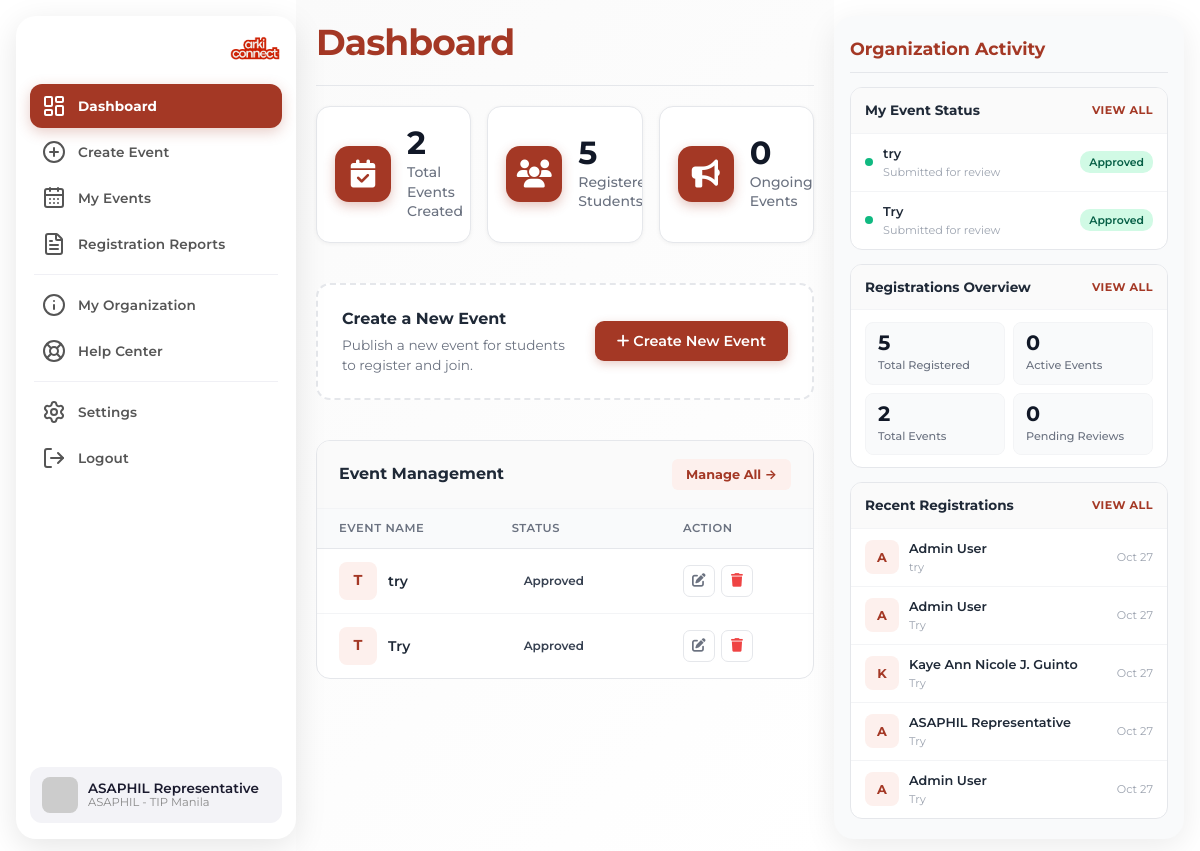
The app's page /PHP/OrgRep_db.php (signed in) with its own data.
### tables this page shows
CREATE TABLE `events` (
  `id` int(11) NOT NULL,
  `title` varchar(255) NOT NULL,
  `description` text DEFAULT NULL,
  `event_date` date NOT NULL,
  `event_time` time DEFAULT NULL,
  `start_time` time DEFAULT NULL,
  `end_time` time DEFAULT NULL,
  `location` varchar(255) DEFAULT NULL,
  `image_path` varchar(500) DEFAULT NULL,
  `pdf_path` varchar(255) DEFAULT NULL,
  `registrants` int(11) DEFAULT 0,
  `organizer` varchar(255) DEFAULT NULL,
  `status` enum('pending','approved','upcoming','ongoing','completed','cancelled','rejected') DEFAULT 'pending',
  `created_by` int(11) DEFAULT NULL,
  `created_at` timestamp NOT NULL DEFAULT current_timestamp(),
  `updated_at` timestamp NOT NULL DEFAULT current_timestamp() ON UPDATE current_timestamp(),
  `approved_by` int(11) DEFAULT NULL,
  `approved_at` timestamp NULL DEFAULT NULL,
  `rejection_reason` text DEFAULT NULL
);

CREATE TABLE `event_registrations` (
  `id` int(11) NOT NULL,
  `event_id` int(11) NOT NULL,
  `user_id` int(11) NOT NULL,
  `registration_date` timestamp NOT NULL DEFAULT current_timestamp(),
  `status` enum('confirmed','cancelled','attended') DEFAULT 'confirmed',
  `notes` text DEFAULT NULL
);

CREATE TABLE `users` (
  `id` int(11) NOT NULL,
  `fullname` varchar(255) NOT NULL,
  `studentnum` varchar(50) DEFAULT NULL,
  `email` varchar(255) NOT NULL,
  `password` varchar(255) DEFAULT NULL COMMENT 'NULL for Google OAuth users',
  `google_id` varchar(255) DEFAULT NULL COMMENT 'Google OAuth ID',
  `profile_picture` varchar(500) DEFAULT NULL COMMENT 'URL to profile picture',
  `status` enum('active','inactive','suspended') DEFAULT 'active',
  `email_verified` tinyint(1) DEFAULT 0,
  `created_at` timestamp NOT NULL DEFAULT current_timestamp(),
  `updated_at` timestamp NOT NULL DEFAULT current_timestamp() ON UPDATE current_timestamp(),
  `last_login` timestamp NULL DEFAULT NULL,
  `role` enum('admin','org_rep','student') NOT NULL DEFAULT 'student'
);

### PHP/OrgRep_db.php (the view, shortened to what this page needs)
<?php
$conn = new mysqli('localhost', 'root', '', 'user_db');
$created_by = $_SESSION['user_id'] ?? 0;
$user_name = $_SESSION['user_name'] ??'ASAPHIL Representative';
$user_org  = $_SESSION['user_org']  ?? 'ASAPHIL - TIP Manila';
$stmt = $conn->prepare("SELECT COUNT(*) as count FROM events WHERE created_by = ?");
$stmt->bind_param("i", $created_by);
$stmt->execute();
$total_events = $stmt->get_result()->fetch_assoc()['count'];
if ($conn->query("SHOW TABLES LIKE 'event_registrations'")->num_rows > 0) {
    $stmt = $conn->prepare("
        SELECT COUNT(*) as count
        FROM event_registrations er
        INNER JOIN events e ON er.event_id = e.id
        WHERE e.created_by = ?
    ");
    $stmt->bind_param("i", $created_by);
    $stmt->execute();
    $total_registrants = $stmt->get_result()->fetch_assoc()['count'];
} else {
    $total_registrants = 0;
}
$stmt = $conn->prepare("SELECT COUNT(*) as count FROM events WHERE created_by = ? AND status = 'ongoing'");
$stmt->bind_param("i", $created_by);
$stmt->execute();
$ongoing_events = $stmt->get_result()->fetch_assoc()['count'];
$stmt = $conn->prepare("
    SELECT id, title, event_date, event_time, status, image_path
    FROM events
    WHERE created_by = ?
    ORDER BY created_at DESC
    LIMIT 5
");
$stmt->bind_param("i", $created_by);
$stmt->execute();
$result = $stmt->get_result();
$recent_events = [];
while ($row = $result->fetch_assoc()) {
    $recent_events[] = $row;
}
?>
<!DOCTYPE html>
<html lang="en">
<head>
    <link rel="stylesheet" href="https://cdnjs.cloudflare.com/ajax/libs/font-awesome/6.5.2/css/all.min.css">
    <link rel="stylesheet" href="../CSS/OrgRep_db.css">
</head>
<body>
<div class="dashboard-container" id="dashboard-container">
    <aside class="sidebar" id="left-sidebar">
        <div class="sidebar-top-icons">
            <div class="header-container">
                <div class="logo">
                    <a href="index.php">
                        <img src="../Images/newlogo.png" alt="Arki Connect Logo">
                    </a>
                </div>
            </div>
        </div>
        <div class="nav-section">
            <a href="OrgRep_db.php" class="nav-link active" title="Org Dashboard">
                <i data-lucide="layout-dashboard"></i>
                <span class="link-text">Dashboard</span>
            </a>
            <a href="create_event.php" class="nav-link" title="Create New Event">
                <i data-lucide="plus-circle"></i>
                <span class="link-text">Create Event</span>
            </a>
            <a href="my_events.php" class="nav-link" title="My Events List & Calendar">
                <i data-lucide="calendar-days"></i>
                <span class="link-text">My Events</span>
            </a>
            <a href="registration_reports.php" class="nav-link" title="Registration Reports & Export">
                <i data-lucide="file-text"></i>
                <span class="link-text">Registration Reports</span>
            </a>
            <hr class="separator">
            <a href="my_organization.php" class="nav-link" title="About My Organization">
                <i data-lucide="info"></i>
                <span class="link-text">My Organization</span>
            </a>
            <a href="helpcenter_org.php" class="nav-link" title="Help Center (FAQ)">
                <i data-lucide="life-buoy"></i>
                <span class="link-text">Help Center</span>
            </a>
            <hr class="separator">
            <a href="settings_org.php" class="nav-link" title="Settings">
                <i data-lucide="settings"></i>
                <span class="link-text">Settings</span>
            </a>
            <a href="login.php?logout=true" class="nav-link logout-link" title="Sign out">
                <i data-lucide="log-out"></i>
                <span class="link-text">Logout</span>
            </a>
        </div>
        <div class="user-profile">
            <img src="https://placehold.co/40x40/A43825/white?text=<?= substr($user_name, 0, 1) ?>" alt="Avatar" loading="lazy">
            <div class="user-info">
                <div class="name"><?= htmlspecialchars($user_name) ?></div>
                <div class="role"><?= htmlspecialchars($user_org) ?></div>
            </div>
        </div>
    </aside>
    <main class="content-area" id="content-area">
        <header class="content-header">
            <h2>Dashboard</h2>
        </header>
        <section class="main-content-layout">
            <div class="stats-row">
                <div class="stat-card">
    <div class="stat-card-top">
        <div class="stat-icon-wrapper">
            <i class="fas fa-calendar-check"></i>
        </div>
    </div>
    <div class="stat-content">
        <div class="stat-value"><?= $total_events ?></div>
        <div class="stat-label">Total Events Created</div>
    </div>
</div>
<div class="stat-card">
    <div class="stat-card-top">
        <div class="stat-icon-wrapper">
            <i class="fas fa-users"></i>
        </div>
    </div>
    <div class="stat-content">
        <div class="stat-value"><?= $total_registrants ?></div>
        <div class="stat-label">Registered Students</div>
    </div>
</div>
<div class="stat-card">
    <div class="stat-card-top">
        <div class="stat-icon-wrapper">
            <i class="fas fa-bullhorn"></i>
        </div>
    </div>
    <div class="stat-content">
        <div class="stat-value"><?= $ongoing_events ?></div>
        <div class="stat-label">Ongoing Events</div>
    </div>
</div>
            </div>
            <a href="create_event.php" class="create-banner">
                <div class="create-banner-left">
                    <div class="create-banner-info">
                        <h3>Create a New Event</h3>
                        <p>Publish a new event for students to register and join.</p>
                    </div>
                </div>
                <button class="create-banner-btn" type="button"
                        onclick="event.preventDefault(); window.location.href='create_event.php'">
                    <i class="fas fa-plus"></i> Create New Event
                </button>
            </a>
            <div class="table-card">
                <div class="table-card-head">
                    <h2>Event Management</h2>
                    <a href="event_management.php" class="table-manage-link">Manage All →</a>
                </div>
                <?php if (count($recent_events) > 0): ?>
                <table class="evt-table">
                    <thead>
                        <tr>
                            <th>Event Name</th>
                            <th>Status</th>
                            <th>Action</th>
                        </tr>
                    </thead>
                    <tbody>
                        <?php foreach ($recent_events as $ev): ?>
                        <tr>
                            <td>
                                <div class="evt-name-cell">
                                    <?php if (!empty($ev['image_path']) && file_exists($ev['image_path'])): ?>
                                        <img src="<?= htmlspecialchars($ev['image_path']) ?>"
                                             alt="<?= htmlspecialchars($ev['title']) ?>"
                                             class="evt-thumb">
                                    <?php else: ?>
                                        <div class="evt-thumb-placeholder">
                                            <?= strtoupper(substr($ev['title'], 0, 1)) ?>
                                        </div>
                                    <?php endif; ?>
                                    <span class="evt-name-text"><?= htmlspecialchars($ev['title']) ?></span>
                                </div>
                            </td>
                            <td>
                                <span class="s-badge <?= strtolower(str_replace(' ', '-', $ev['status'])) ?>">
                                    <?= ucfirst($ev['status']) ?>
                                </span>
                            </td>
                            <td>
                                <div class="tbl-act-row">
                                    <a href="create_event.php?editId=<?= $ev['id'] ?>"
                                       class="tbl-act-btn" title="Edit">
                                        <i class="fas fa-edit"></i>
                                    </a>
                                    <a href="delete_event.php?id=<?= $ev['id'] ?>"
                                       class="tbl-act-btn btn-del" title="Delete"
                                       onclick="return confirm('Are you sure you want to delete this event?')">
                                        <i class="fas fa-trash"></i>
                                    </a>
                                </div>
                            </td>
                        </tr>
                        <?php endforeach; ?>
                    </tbody>
                </table>
                <?php endif; ?>
            </div>
        </section>
    </main>
<aside class="right-sidebar" id="right-sidebar">
    <div class="rs-page-title">Organization Activity</div>
    <div class="rs-card">
        <div class="rs-card-head">
            <span>My Event Status</span>
            <a href="my_events.php" class="rs-view-link">View all</a>
        </div>
        <div id="approvals-container">
            <?php
            $stmt = $conn->prepare("
                SELECT title, status
                FROM events
                WHERE created_by = ?
                ORDER BY created_at DESC
                LIMIT 5
            ");
            $stmt->bind_param("i", $created_by);
            $stmt->execute();
            $myEvents = $stmt->get_result();
            if ($myEvents->num_rows === 0):
            ?>
                <div class="rs-loading">No events submitted yet</div>
            <?php else: while($ev = $myEvents->fetch_assoc()):
                $dotClass = match($ev['status']) {
                    'approved' => 'approved',
                    'rejected' => 'declined',
                    default    => 'pending'
                };
                $pillClass = $dotClass;
                $pillLabel = match($ev['status']) {
                    'approved' => 'Approved',
                    'rejected' => 'Rejected',
                    default    => 'Pending'
                };
            ?>
                <div class="approval-row">
                    <span class="appr-dot <?= $dotClass ?>"></span>
                    <div class="appr-details">
                        <div class="appr-name"><?= htmlspecialchars($ev['title']) ?></div>
                        <div class="appr-sub">Submitted for review</div>
                    </div>
                    <span class="appr-pill <?= $pillClass ?>"><?= $pillLabel ?></span>
                </div>
            <?php endwhile; endif; $stmt->close(); ?>
        </div>
    </div>
    <?php
    $stmt = $conn->prepare("SELECT COUNT(*) as count FROM events WHERE created_by = ? AND status = 'pending'");
    $stmt->bind_param("i", $created_by);
    $stmt->execute();
    $pending_count = $stmt->get_result()->fetch_assoc()['count'];
    ?>
    <div class="rs-card">
        <div class="rs-card-head">
            <span>Registrations Overview</span>
            <a href="registration_reports.php" class="rs-view-link">View all</a>
        </div>
        <div class="mini-metrics">
            <div class="mini-metric">
                <div class="mini-metric-val"><?= $total_registrants ?></div>
                <div class="mini-metric-lbl">Total Registered</div>
            </div>
            <div class="mini-metric">
                <div class="mini-metric-val"><?= $ongoing_events ?></div>
                <div class="mini-metric-lbl">Active Events</div>
            </div>
            <div class="mini-metric">
                <div class="mini-metric-val"><?= $total_events ?></div>
                <div class="mini-metric-lbl">Total Events</div>
            </div>
            <div class="mini-metric">
                <div class="mini-metric-val"><?= $pending_count ?></div>
                <div class="mini-metric-lbl">Pending Reviews</div>
            </div>
        </div>
    </div>
    <div class="rs-card">
        <div class="rs-card-head">
            <span>Recent Registrations</span>
            <a href="registration_reports.php" class="rs-view-link">View all</a>
        </div>
        <div id="recent-registrations-list">
            <?php
           $stmt = $conn->prepare("
    SELECT u.fullname, e.title, er.registration_date as registered_at
    FROM event_registrations er
    INNER JOIN users u ON er.user_id = u.id
    INNER JOIN events e ON er.event_id = e.id
    WHERE e.created_by = ?
    ORDER BY er.registration_date DESC
    LIMIT 5
");
            $stmt->bind_param("i", $created_by);
            $stmt->execute();
            $regs = $stmt->get_result();
            if ($regs->num_rows === 0):
            ?>
                <div class="rs-loading">No registrations yet</div>
            <?php else: while($reg = $regs->fetch_assoc()): ?>
                <div class="reg-row">
                    <div class="reg-avatar">
                        <?= strtoupper(substr($reg['fullname'], 0, 1)) ?>
                    </div>
                    <div class="reg-info">
                        <div class="reg-name"><?= htmlspecialchars($reg['fullname']) ?></div>
                        <div class="reg-evt"><?= htmlspecialchars($reg['title']) ?></div>
                    </div>
                    <div class="reg-time">
                        <?= date('M d', strtotime($reg['registered_at'])) ?>
                    </div>
                </div>
            <?php endwhile; endif; $stmt->close(); ?>
        </div>
    </div>
</aside>
</div>
</body>
</html>

### records on screen
events: title "T", title "try", status "Approved"
events: title "T", title "Try", status "Approved"
event_registrations: user.fullname "A", user.fullname "Admin User", event.title "try", registration_date "Oct 27"
event_registrations: user.fullname "A", user.fullname "Admin User", event.title "Try", registration_date "Oct 27"
event_registrations: user.fullname "K", user.fullname "Kaye Ann Nicole J. Guinto", event.title "Try", registration_date "Oct 27"
event_registrations: user.fullname "A", user.fullname "ASAPHIL Representative", event.title "Try", registration_date "Oct 27"
event_registrations: user.fullname "A", user.fullname "Admin User", event.title "Try", registration_date "Oct 27"

### other values on screen
$user_name "ASAPHIL Representative"
$user_org "ASAPHIL - TIP Manila"
$total_events "2"
$total_registrants "5"
$ongoing_events "0"
$pending_count "0"
